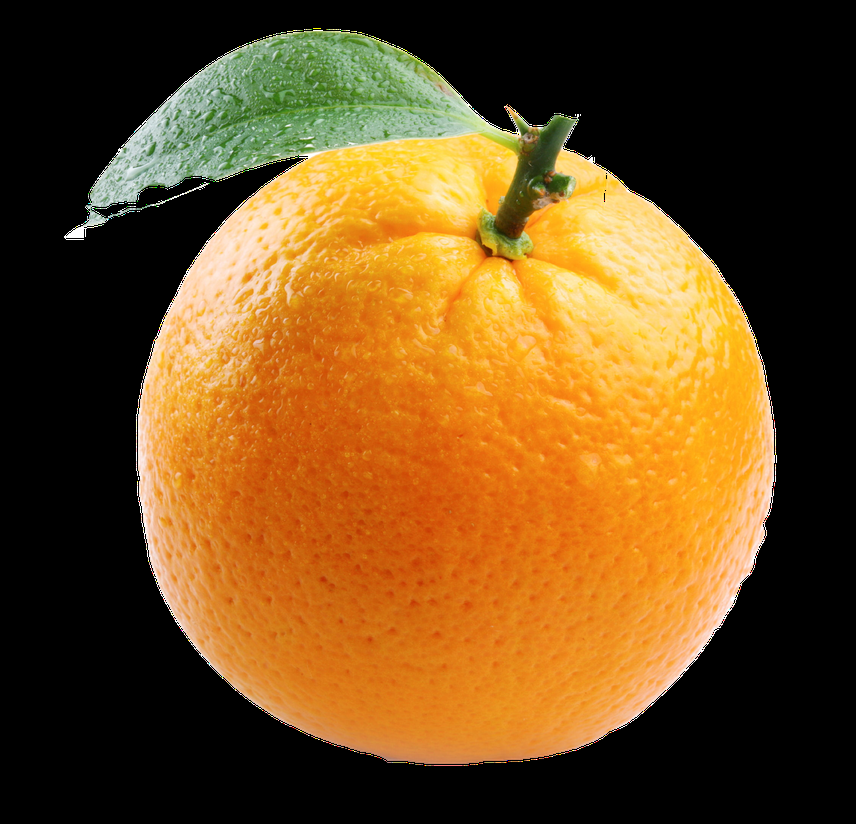
#> input picture Orange.png, 856 x 824 px, shrunk from 2260 x 2175 before the run
$ python main.py
#> lines starting #> are read from the running program, lines starting #| are printed output that depends on the picture; after the words box and inside, x2 and y2 are one past the last pixel; in counts of white or black regions, pixels touching at a corner belong together
import cv2
import math
from collections import deque

def roberts_cross(image):

    height, width = image.shape


    edges = image.copy()


    for y in range(height - 1):
        for x in range(width - 1):

            gx = int(image[y, x]) - int(image[y+1, x+1])

            gy = int(image[y, x+1]) - int(image[y+1, x])


            val = math.sqrt(gx * gx + gy * gy)


            if val > 255:
                val = 255

            edges[y, x] = int(val)


    for x in range(width):
        edges[height - 1, x] = 0
    for y in range(height):
        edges[y, width - 1] = 0

    return edges

def detect_contours(edge_image, threshold=10):

    height, width = edge_image.shape


    visited = [[False]*width for _ in range(height)]


    contours = []


    directions = [(-1, -1), (-1, 0), (-1, 1),
                  (0, -1),           (0, 1),
                  (1, -1),  (1, 0),  (1, 1)]

    for y in range(height):
        for x in range(width):

            if edge_image[y, x] > threshold and not visited[y][x]:

                queue = deque()
                queue.append((y, x))
                visited[y][x] = True


                contour_points = []

                while queue:
                    cy, cx = queue.popleft()
                    contour_points.append((cy, cx))


                    for dy, dx in directions:
                        ny, nx = cy + dy, cx + dx
                        if 0 <= ny < height and 0 <= nx < width:
                            if (edge_image[ny, nx] > threshold and
                                not visited[ny][nx]):
                                visited[ny][nx] = True
                                queue.append((ny, nx))


                contours.append(contour_points)

    return contours

def main():

    image = cv2.imread("./Orange.png", 0)
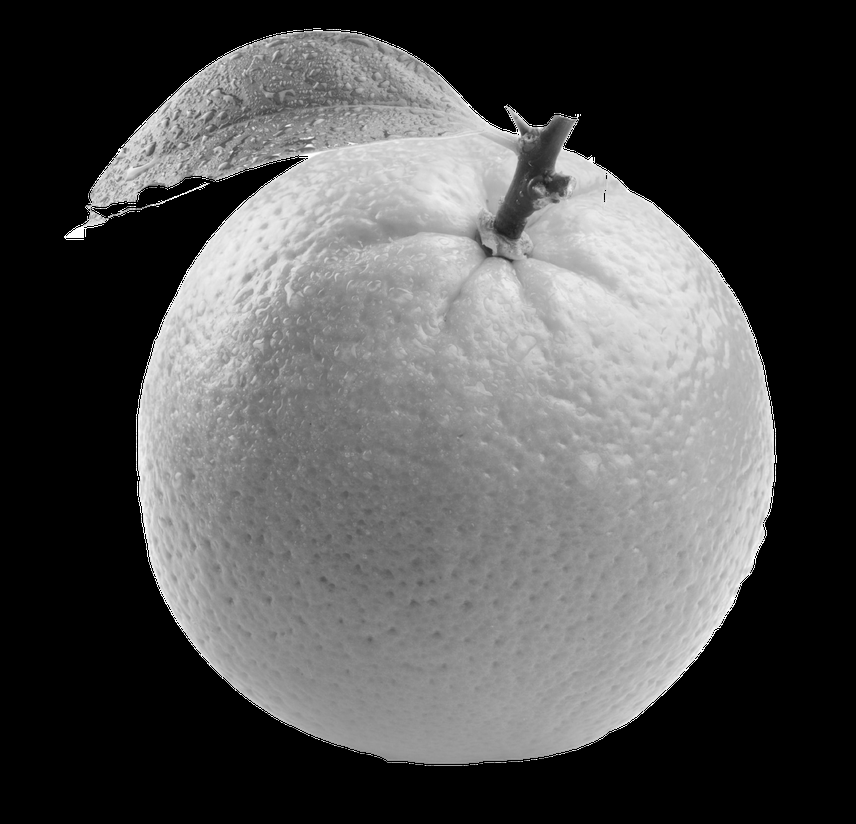
#> image: shape (824, 856); min 0, max 255, mean 82.6
    if image is None:
        print("couldn't load image.")
        return

    edges = roberts_cross(image)
#> after the loop in roberts_cross, `for y in range(height - 1):`:
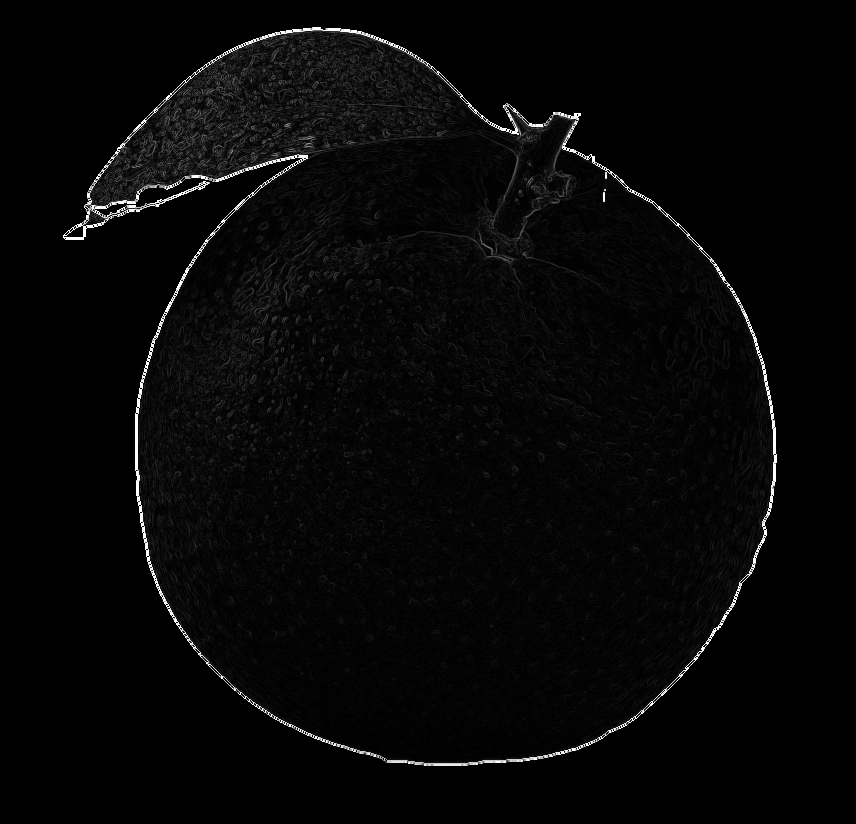
#> edges: shape (824, 856); min 0, max 255, mean 6.7

    contours = detect_contours(edges, threshold=10)
#> contours = 4048 items

    contour_image = edges.copy()
    height, width = contour_image.shape
#> height = 824; width = 856
    contour_image[:, :] = 0
#> contour_image: shape (824, 856); every value is 0
    for contour in contours:
        for (cy, cx) in contour:
            contour_image[cy, cx] = 255
#> this loop made 4048 passes
#> contour on passes 2 to 4: [(50, 370)], [(66, 410)], [(78, 265), (79, 264)]
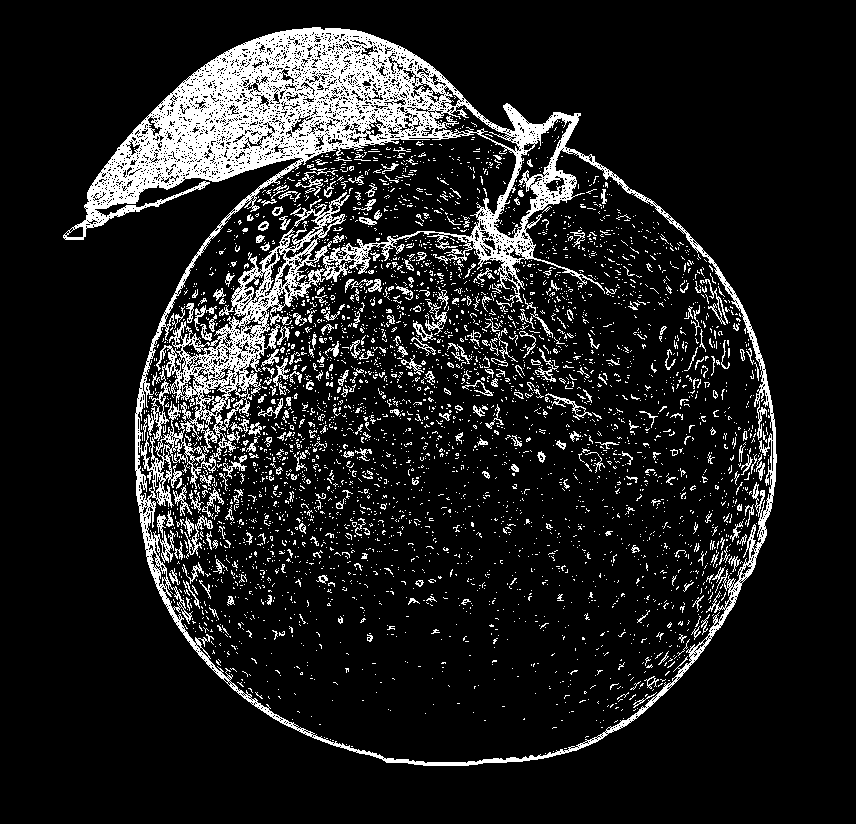
#> contour_image: shape (824, 856); 12.4% white; 4048 white regions (3719 under 20 px), largest, box (x1, y1, x2, y2) and area: (63, 27, 777, 766) 59139, (184, 515, 213, 559) 255, (295, 168, 338, 196) 218

    cv2.imwrite("original.png", image)
    cv2.imwrite("edges.png", edges)
    cv2.imwrite("contours.png", contour_image)

    cv2.imshow("Original image", image)
    cv2.imshow("Edges (Roberts Cross)", edges)
    cv2.imshow("Contours (po BFS)", contour_image)
    cv2.waitKey(0)
    cv2.destroyAllWindows()


if __name__ == "__main__":
    main()
